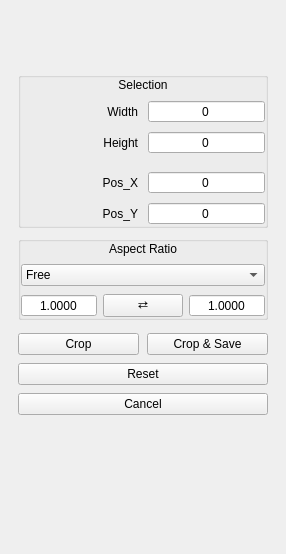
<?xml version="1.0" encoding="UTF-8"?>
<ui version="4.0">
 <class>CropPanel</class>
 <widget class="QWidget" name="CropPanel">
  <property name="geometry">
   <rect>
    <x>0</x>
    <y>0</y>
    <width>250</width>
    <height>554</height>
   </rect>
  </property>
  <property name="sizePolicy">
   <sizepolicy hsizetype="Minimum" vsizetype="MinimumExpanding">
    <horstretch>0</horstretch>
    <verstretch>0</verstretch>
   </sizepolicy>
  </property>
  <property name="minimumSize">
   <size>
    <width>250</width>
    <height>300</height>
   </size>
  </property>
  <property name="windowTitle">
   <string notr="true">croppanel</string>
  </property>
  <property name="accessibleName">
   <string notr="true"/>
  </property>
  <layout class="QVBoxLayout" name="verticalLayout_2">
   <property name="spacing">
    <number>8</number>
   </property>
   <property name="sizeConstraint">
    <enum>QLayout::SetMinAndMaxSize</enum>
   </property>
   <property name="leftMargin">
    <number>18</number>
   </property>
   <property name="topMargin">
    <number>12</number>
   </property>
   <property name="rightMargin">
    <number>18</number>
   </property>
   <property name="bottomMargin">
    <number>0</number>
   </property>
   <item>
    <layout class="QHBoxLayout" name="horizontalLayout_6">
     <property name="bottomMargin">
      <number>4</number>
     </property>
     <item>
      <widget class="IconWidget" name="headerIcon" native="true">
       <property name="minimumSize">
        <size>
         <width>48</width>
         <height>48</height>
        </size>
       </property>
      </widget>
     </item>
     <item>
      <spacer name="horizontalSpacer">
       <property name="orientation">
        <enum>Qt::Horizontal</enum>
       </property>
       <property name="sizeHint" stdset="0">
        <size>
         <width>40</width>
         <height>20</height>
        </size>
       </property>
      </spacer>
     </item>
    </layout>
   </item>
   <item>
    <widget class="QGroupBox" name="groupBox">
     <property name="title">
      <string/>
     </property>
     <layout class="QVBoxLayout" name="verticalLayout">
      <property name="spacing">
       <number>8</number>
      </property>
      <property name="sizeConstraint">
       <enum>QLayout::SetMinAndMaxSize</enum>
      </property>
      <property name="leftMargin">
       <number>0</number>
      </property>
      <property name="topMargin">
       <number>0</number>
      </property>
      <property name="rightMargin">
       <number>0</number>
      </property>
      <property name="bottomMargin">
       <number>0</number>
      </property>
      <item>
       <widget class="QLabel" name="label_6">
        <property name="text">
         <string>Selection</string>
        </property>
        <property name="alignment">
         <set>Qt::AlignCenter</set>
        </property>
       </widget>
      </item>
      <item>
       <layout class="QHBoxLayout" name="horizontalLayout_2">
        <property name="spacing">
         <number>10</number>
        </property>
        <property name="topMargin">
         <number>0</number>
        </property>
        <item>
         <widget class="QLabel" name="label">
          <property name="text">
           <string>Width</string>
          </property>
          <property name="alignment">
           <set>Qt::AlignRight|Qt::AlignTrailing|Qt::AlignVCenter</set>
          </property>
         </widget>
        </item>
        <item>
         <widget class="SpinBoxInputFix" name="width">
          <property name="alignment">
           <set>Qt::AlignCenter</set>
          </property>
          <property name="buttonSymbols">
           <enum>QAbstractSpinBox::NoButtons</enum>
          </property>
          <property name="keyboardTracking">
           <bool>false</bool>
          </property>
          <property name="maximum">
           <number>65535</number>
          </property>
         </widget>
        </item>
       </layout>
      </item>
      <item>
       <layout class="QHBoxLayout" name="horizontalLayout_3">
        <property name="spacing">
         <number>10</number>
        </property>
        <property name="topMargin">
         <number>0</number>
        </property>
        <item>
         <widget class="QLabel" name="label_2">
          <property name="text">
           <string>Height</string>
          </property>
          <property name="alignment">
           <set>Qt::AlignRight|Qt::AlignTrailing|Qt::AlignVCenter</set>
          </property>
         </widget>
        </item>
        <item>
         <widget class="SpinBoxInputFix" name="height">
          <property name="alignment">
           <set>Qt::AlignCenter</set>
          </property>
          <property name="buttonSymbols">
           <enum>QAbstractSpinBox::NoButtons</enum>
          </property>
          <property name="keyboardTracking">
           <bool>false</bool>
          </property>
          <property name="maximum">
           <number>65535</number>
          </property>
         </widget>
        </item>
       </layout>
      </item>
      <item>
       <widget class="QWidget" name="line" native="true">
        <property name="sizePolicy">
         <sizepolicy hsizetype="Expanding" vsizetype="Fixed">
          <horstretch>0</horstretch>
          <verstretch>0</verstretch>
         </sizepolicy>
        </property>
        <property name="minimumSize">
         <size>
          <width>0</width>
          <height>1</height>
         </size>
        </property>
        <property name="maximumSize">
         <size>
          <width>16777215</width>
          <height>1</height>
         </size>
        </property>
        <property name="accessibleName">
         <string notr="true">HLineSeparator</string>
        </property>
        <property name="layoutDirection">
         <enum>Qt::LeftToRight</enum>
        </property>
       </widget>
      </item>
      <item>
       <layout class="QHBoxLayout" name="horizontalLayout_4">
        <property name="spacing">
         <number>10</number>
        </property>
        <property name="topMargin">
         <number>0</number>
        </property>
        <item>
         <widget class="QLabel" name="label_3">
          <property name="accessibleName">
           <string notr="true"/>
          </property>
          <property name="text">
           <string notr="true">Pos_X</string>
          </property>
          <property name="alignment">
           <set>Qt::AlignRight|Qt::AlignTrailing|Qt::AlignVCenter</set>
          </property>
         </widget>
        </item>
        <item>
         <widget class="SpinBoxInputFix" name="posX">
          <property name="alignment">
           <set>Qt::AlignCenter</set>
          </property>
          <property name="buttonSymbols">
           <enum>QAbstractSpinBox::NoButtons</enum>
          </property>
          <property name="keyboardTracking">
           <bool>false</bool>
          </property>
          <property name="maximum">
           <number>65535</number>
          </property>
         </widget>
        </item>
       </layout>
      </item>
      <item>
       <layout class="QHBoxLayout" name="horizontalLayout_5">
        <property name="spacing">
         <number>10</number>
        </property>
        <property name="topMargin">
         <number>0</number>
        </property>
        <item>
         <widget class="QLabel" name="label_4">
          <property name="accessibleName">
           <string notr="true"/>
          </property>
          <property name="text">
           <string notr="true">Pos_Y</string>
          </property>
          <property name="alignment">
           <set>Qt::AlignRight|Qt::AlignTrailing|Qt::AlignVCenter</set>
          </property>
         </widget>
        </item>
        <item>
         <widget class="SpinBoxInputFix" name="posY">
          <property name="alignment">
           <set>Qt::AlignCenter</set>
          </property>
          <property name="buttonSymbols">
           <enum>QAbstractSpinBox::NoButtons</enum>
          </property>
          <property name="keyboardTracking">
           <bool>false</bool>
          </property>
          <property name="maximum">
           <number>65535</number>
          </property>
         </widget>
        </item>
       </layout>
      </item>
     </layout>
    </widget>
   </item>
   <item>
    <widget class="QGroupBox" name="groupBox_3">
     <property name="title">
      <string/>
     </property>
     <layout class="QVBoxLayout" name="verticalLayout_4">
      <property name="spacing">
       <number>8</number>
      </property>
      <property name="sizeConstraint">
       <enum>QLayout::SetMinAndMaxSize</enum>
      </property>
      <property name="leftMargin">
       <number>0</number>
      </property>
      <property name="topMargin">
       <number>0</number>
      </property>
      <property name="rightMargin">
       <number>0</number>
      </property>
      <property name="bottomMargin">
       <number>0</number>
      </property>
      <item>
       <widget class="QLabel" name="label_5">
        <property name="text">
         <string>Aspect Ratio</string>
        </property>
        <property name="alignment">
         <set>Qt::AlignCenter</set>
        </property>
       </widget>
      </item>
      <item>
       <widget class="StyledComboBox" name="ARcomboBox">
        <property name="contextMenuPolicy">
         <enum>Qt::NoContextMenu</enum>
        </property>
        <item>
         <property name="text">
          <string>Free</string>
         </property>
        </item>
        <item>
         <property name="text">
          <string>Custom</string>
         </property>
        </item>
        <item>
         <property name="text">
          <string>Current Image</string>
         </property>
        </item>
        <item>
         <property name="text">
          <string>This Screen</string>
         </property>
        </item>
        <item>
         <property name="text">
          <string>1:1</string>
         </property>
        </item>
        <item>
         <property name="text">
          <string>4:3</string>
         </property>
        </item>
        <item>
         <property name="text">
          <string>16:9</string>
         </property>
        </item>
        <item>
         <property name="text">
          <string>16:10</string>
         </property>
        </item>
       </widget>
      </item>
      <item>
       <widget class="QWidget" name="ARInputWidget" native="true">
        <layout class="QHBoxLayout" name="horizontalLayout_7">
         <property name="spacing">
          <number>6</number>
         </property>
         <property name="leftMargin">
          <number>0</number>
         </property>
         <property name="topMargin">
          <number>0</number>
         </property>
         <property name="rightMargin">
          <number>0</number>
         </property>
         <property name="bottomMargin">
          <number>0</number>
         </property>
         <item>
          <widget class="QDoubleSpinBox" name="ARX">
           <property name="alignment">
            <set>Qt::AlignCenter</set>
           </property>
           <property name="buttonSymbols">
            <enum>QAbstractSpinBox::NoButtons</enum>
           </property>
           <property name="keyboardTracking">
            <bool>false</bool>
           </property>
           <property name="decimals">
            <number>4</number>
           </property>
           <property name="minimum">
            <double>0.000100000000000</double>
           </property>
           <property name="value">
            <double>1.000000000000000</double>
           </property>
          </widget>
         </item>
         <item>
          <widget class="QPushButton" name="swapARButton">
           <property name="sizePolicy">
            <sizepolicy hsizetype="Maximum" vsizetype="Preferred">
             <horstretch>0</horstretch>
             <verstretch>0</verstretch>
            </sizepolicy>
           </property>
           <property name="focusPolicy">
            <enum>Qt::NoFocus</enum>
           </property>
           <property name="accessibleName">
            <string notr="true">SwapButton</string>
           </property>
           <property name="text">
            <string notr="true">⇄</string>
           </property>
           <property name="toolTip">
            <string>Swap aspect ratio</string>
           </property>
          </widget>
         </item>
         <item>
          <widget class="QDoubleSpinBox" name="ARY">
           <property name="alignment">
            <set>Qt::AlignCenter</set>
           </property>
           <property name="buttonSymbols">
            <enum>QAbstractSpinBox::NoButtons</enum>
           </property>
           <property name="keyboardTracking">
            <bool>false</bool>
           </property>
           <property name="showGroupSeparator" stdset="0">
            <bool>false</bool>
           </property>
           <property name="prefix">
            <string/>
           </property>
           <property name="decimals">
            <number>4</number>
           </property>
           <property name="minimum">
            <double>0.000100000000000</double>
           </property>
           <property name="value">
            <double>1.000000000000000</double>
           </property>
          </widget>
         </item>
        </layout>
       </widget>
      </item>
     </layout>
    </widget>
   </item>
   <item>
    <spacer name="verticalSpacer_2">
     <property name="orientation">
      <enum>Qt::Vertical</enum>
     </property>
     <property name="sizeType">
      <enum>QSizePolicy::Fixed</enum>
     </property>
     <property name="sizeHint" stdset="0">
      <size>
       <width>20</width>
       <height>5</height>
      </size>
     </property>
    </spacer>
   </item>
   <item>
    <layout class="QHBoxLayout" name="horizontalLayout">
     <property name="sizeConstraint">
      <enum>QLayout::SetMinAndMaxSize</enum>
     </property>
     <property name="topMargin">
      <number>0</number>
     </property>
     <item>
      <widget class="PushButtonFocusInd" name="cropButton">
       <property name="focusPolicy">
        <enum>Qt::NoFocus</enum>
       </property>
       <property name="accessibleName">
        <string notr="true">Button</string>
       </property>
       <property name="text">
        <string>Crop</string>
       </property>
      </widget>
     </item>
     <item>
      <widget class="PushButtonFocusInd" name="cropSaveButton">
       <property name="focusPolicy">
        <enum>Qt::NoFocus</enum>
       </property>
       <property name="accessibleName">
        <string notr="true">Button</string>
       </property>
       <property name="text">
        <string>Crop &amp;&amp; Save</string>
       </property>
      </widget>
     </item>
    </layout>
   </item>
   <item>
    <widget class="QPushButton" name="resetButton">
     <property name="focusPolicy">
      <enum>Qt::NoFocus</enum>
     </property>
     <property name="accessibleName">
      <string notr="true">Button</string>
     </property>
     <property name="text">
      <string>Reset</string>
     </property>
    </widget>
   </item>
   <item>
    <widget class="QPushButton" name="cancelButton">
     <property name="focusPolicy">
      <enum>Qt::NoFocus</enum>
     </property>
     <property name="accessibleName">
      <string notr="true">Button</string>
     </property>
     <property name="text">
      <string>Cancel</string>
     </property>
    </widget>
   </item>
   <item>
    <spacer name="horizontalSpacer_2">
     <property name="orientation">
      <enum>Qt::Horizontal</enum>
     </property>
     <property name="sizeType">
      <enum>QSizePolicy::MinimumExpanding</enum>
     </property>
     <property name="sizeHint" stdset="0">
      <size>
       <width>250</width>
       <height>20</height>
      </size>
     </property>
    </spacer>
   </item>
   <item>
    <spacer name="verticalSpacer">
     <property name="orientation">
      <enum>Qt::Vertical</enum>
     </property>
     <property name="sizeHint" stdset="0">
      <size>
       <width>20</width>
       <height>40</height>
      </size>
     </property>
    </spacer>
   </item>
  </layout>
 </widget>
 <customwidgets>
  <customwidget>
   <class>IconWidget</class>
   <extends>QWidget</extends>
   <header>gui/customwidgets/iconwidget.h</header>
   <container>1</container>
  </customwidget>
  <customwidget>
   <class>PushButtonFocusInd</class>
   <extends>QPushButton</extends>
   <header>gui/customwidgets/pushbuttonfocusind.h</header>
  </customwidget>
  <customwidget>
   <class>StyledComboBox</class>
   <extends>QComboBox</extends>
   <header>gui/customwidgets/styledcombobox.h</header>
  </customwidget>
  <customwidget>
   <class>SpinBoxInputFix</class>
   <extends>QSpinBox</extends>
   <header>gui/customwidgets/spinboxinputfix.h</header>
  </customwidget>
 </customwidgets>
 <tabstops>
  <tabstop>width</tabstop>
  <tabstop>height</tabstop>
  <tabstop>posX</tabstop>
  <tabstop>posY</tabstop>
  <tabstop>ARcomboBox</tabstop>
  <tabstop>ARX</tabstop>
  <tabstop>ARY</tabstop>
 </tabstops>
 <resources/>
 <connections/>
</ui>
